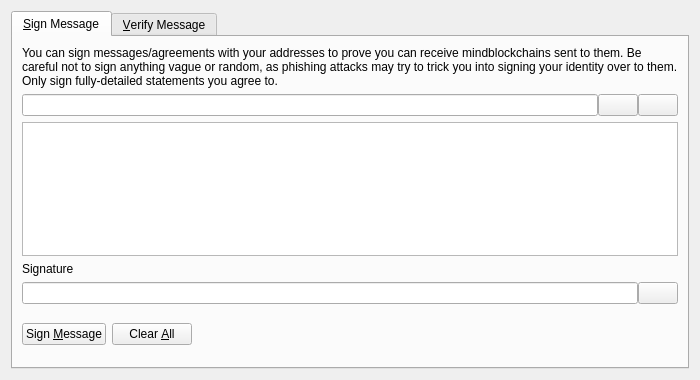
<?xml version="1.0" encoding="UTF-8"?>
<ui version="4.0">
 <class>SignVerifyMessageDialog</class>
 <widget class="QDialog" name="SignVerifyMessageDialog">
  <property name="geometry">
   <rect>
    <x>0</x>
    <y>0</y>
    <width>700</width>
    <height>380</height>
   </rect>
  </property>
  <property name="windowTitle">
   <string>Signatures - Sign / Verify a Message</string>
  </property>
  <property name="modal">
   <bool>true</bool>
  </property>
  <layout class="QVBoxLayout" name="verticalLayout">
   <item>
    <widget class="QTabWidget" name="tabWidget">
     <property name="currentIndex">
      <number>0</number>
     </property>
     <widget class="QWidget" name="tabSignMessage">
      <attribute name="title">
       <string>&amp;Sign Message</string>
      </attribute>
      <layout class="QVBoxLayout" name="verticalLayout_SM">
       <item>
        <widget class="QLabel" name="infoLabel_SM">
         <property name="text">
          <string>You can sign messages/agreements with your addresses to prove you can receive mindblockchains sent to them. Be careful not to sign anything vague or random, as phishing attacks may try to trick you into signing your identity over to them. Only sign fully-detailed statements you agree to.</string>
         </property>
         <property name="textFormat">
          <enum>Qt::PlainText</enum>
         </property>
         <property name="wordWrap">
          <bool>true</bool>
         </property>
        </widget>
       </item>
       <item>
        <layout class="QHBoxLayout" name="horizontalLayout_1_SM">
         <property name="spacing">
          <number>0</number>
         </property>
         <item>
          <widget class="QValidatedLineEdit" name="addressIn_SM">
           <property name="toolTip">
            <string>The Mindblockchain address to sign the message with</string>
           </property>
          </widget>
         </item>
         <item>
          <widget class="QPushButton" name="addressBookButton_SM">
           <property name="toolTip">
            <string>Choose previously used address</string>
           </property>
           <property name="text">
            <string/>
           </property>
           <property name="icon">
            <iconset resource="../bitcoin.qrc">
             <normaloff>:/icons/address-book</normaloff>:/icons/address-book</iconset>
           </property>
           <property name="shortcut">
            <string>Alt+A</string>
           </property>
           <property name="autoDefault">
            <bool>false</bool>
           </property>
          </widget>
         </item>
         <item>
          <widget class="QPushButton" name="pasteButton_SM">
           <property name="toolTip">
            <string>Paste address from clipboard</string>
           </property>
           <property name="text">
            <string/>
           </property>
           <property name="icon">
            <iconset resource="../bitcoin.qrc">
             <normaloff>:/icons/editpaste</normaloff>:/icons/editpaste</iconset>
           </property>
           <property name="shortcut">
            <string>Alt+P</string>
           </property>
           <property name="autoDefault">
            <bool>false</bool>
           </property>
          </widget>
         </item>
        </layout>
       </item>
       <item>
        <widget class="QPlainTextEdit" name="messageIn_SM">
         <property name="toolTip">
          <string>Enter the message you want to sign here</string>
         </property>
        </widget>
       </item>
       <item>
        <widget class="QLabel" name="signatureLabel_SM">
         <property name="text">
          <string>Signature</string>
         </property>
         <property name="textFormat">
          <enum>Qt::PlainText</enum>
         </property>
        </widget>
       </item>
       <item>
        <layout class="QHBoxLayout" name="horizontalLayout_2_SM">
         <property name="spacing">
          <number>0</number>
         </property>
         <item>
          <widget class="QLineEdit" name="signatureOut_SM">
           <property name="font">
            <font>
             <italic>true</italic>
            </font>
           </property>
           <property name="readOnly">
            <bool>true</bool>
           </property>
          </widget>
         </item>
         <item>
          <widget class="QPushButton" name="copySignatureButton_SM">
           <property name="toolTip">
            <string>Copy the current signature to the system clipboard</string>
           </property>
           <property name="text">
            <string/>
           </property>
           <property name="icon">
            <iconset resource="../bitcoin.qrc">
             <normaloff>:/icons/editcopy</normaloff>:/icons/editcopy</iconset>
           </property>
           <property name="autoDefault">
            <bool>false</bool>
           </property>
          </widget>
         </item>
        </layout>
       </item>
       <item>
        <layout class="QHBoxLayout" name="horizontalLayout_3_SM">
         <item>
          <widget class="QPushButton" name="signMessageButton_SM">
           <property name="toolTip">
            <string>Sign the message to prove you own this Mindblockchain address</string>
           </property>
           <property name="text">
            <string>Sign &amp;Message</string>
           </property>
           <property name="icon">
            <iconset resource="../bitcoin.qrc">
             <normaloff>:/icons/edit</normaloff>:/icons/edit</iconset>
           </property>
           <property name="autoDefault">
            <bool>false</bool>
           </property>
          </widget>
         </item>
         <item>
          <widget class="QPushButton" name="clearButton_SM">
           <property name="toolTip">
            <string>Reset all sign message fields</string>
           </property>
           <property name="text">
            <string>Clear &amp;All</string>
           </property>
           <property name="icon">
            <iconset resource="../bitcoin.qrc">
             <normaloff>:/icons/remove</normaloff>:/icons/remove</iconset>
           </property>
           <property name="autoDefault">
            <bool>false</bool>
           </property>
          </widget>
         </item>
         <item>
          <spacer name="horizontalSpacer_1_SM">
           <property name="orientation">
            <enum>Qt::Horizontal</enum>
           </property>
           <property name="sizeHint" stdset="0">
            <size>
             <width>40</width>
             <height>48</height>
            </size>
           </property>
          </spacer>
         </item>
         <item>
          <widget class="QLabel" name="statusLabel_SM">
           <property name="font">
            <font>
             <weight>75</weight>
             <bold>true</bold>
            </font>
           </property>
           <property name="text">
            <string/>
           </property>
           <property name="wordWrap">
            <bool>true</bool>
           </property>
          </widget>
         </item>
         <item>
          <spacer name="horizontalSpacer_2_SM">
           <property name="orientation">
            <enum>Qt::Horizontal</enum>
           </property>
           <property name="sizeHint" stdset="0">
            <size>
             <width>40</width>
             <height>48</height>
            </size>
           </property>
          </spacer>
         </item>
        </layout>
       </item>
      </layout>
     </widget>
     <widget class="QWidget" name="tabVerifyMessage">
      <attribute name="title">
       <string>&amp;Verify Message</string>
      </attribute>
      <layout class="QVBoxLayout" name="verticalLayout_VM">
       <item>
        <widget class="QLabel" name="infoLabel_VM">
         <property name="text">
          <string>Enter the receiver's address, message (ensure you copy line breaks, spaces, tabs, etc. exactly) and signature below to verify the message. Be careful not to read more into the signature than what is in the signed message itself, to avoid being tricked by a man-in-the-middle attack. Note that this only proves the signing party receives with the address, it cannot prove sendership of any transaction!</string>
         </property>
         <property name="textFormat">
          <enum>Qt::PlainText</enum>
         </property>
         <property name="alignment">
          <set>Qt::AlignLeading|Qt::AlignLeft|Qt::AlignTop</set>
         </property>
         <property name="wordWrap">
          <bool>true</bool>
         </property>
        </widget>
       </item>
       <item>
        <layout class="QHBoxLayout" name="horizontalLayout_1_VM">
         <property name="spacing">
          <number>0</number>
         </property>
         <item>
          <widget class="QValidatedLineEdit" name="addressIn_VM">
           <property name="toolTip">
            <string>The Mindblockchain address the message was signed with</string>
           </property>
          </widget>
         </item>
         <item>
          <widget class="QPushButton" name="addressBookButton_VM">
           <property name="toolTip">
            <string>Choose previously used address</string>
           </property>
           <property name="text">
            <string/>
           </property>
           <property name="icon">
            <iconset resource="../bitcoin.qrc">
             <normaloff>:/icons/address-book</normaloff>:/icons/address-book</iconset>
           </property>
           <property name="shortcut">
            <string>Alt+A</string>
           </property>
           <property name="autoDefault">
            <bool>false</bool>
           </property>
          </widget>
         </item>
        </layout>
       </item>
       <item>
        <widget class="QPlainTextEdit" name="messageIn_VM"/>
       </item>
       <item>
        <widget class="QValidatedLineEdit" name="signatureIn_VM"/>
       </item>
       <item>
        <layout class="QHBoxLayout" name="horizontalLayout_2_VM">
         <item>
          <widget class="QPushButton" name="verifyMessageButton_VM">
           <property name="toolTip">
            <string>Verify the message to ensure it was signed with the specified Mindblockchain address</string>
           </property>
           <property name="text">
            <string>Verify &amp;Message</string>
           </property>
           <property name="icon">
            <iconset resource="../bitcoin.qrc">
             <normaloff>:/icons/transaction_0</normaloff>:/icons/transaction_0</iconset>
           </property>
           <property name="autoDefault">
            <bool>false</bool>
           </property>
          </widget>
         </item>
         <item>
          <widget class="QPushButton" name="clearButton_VM">
           <property name="toolTip">
            <string>Reset all verify message fields</string>
           </property>
           <property name="text">
            <string>Clear &amp;All</string>
           </property>
           <property name="icon">
            <iconset resource="../bitcoin.qrc">
             <normaloff>:/icons/remove</normaloff>:/icons/remove</iconset>
           </property>
           <property name="autoDefault">
            <bool>false</bool>
           </property>
          </widget>
         </item>
         <item>
          <spacer name="horizontalSpacer_1_VM">
           <property name="orientation">
            <enum>Qt::Horizontal</enum>
           </property>
           <property name="sizeHint" stdset="0">
            <size>
             <width>40</width>
             <height>48</height>
            </size>
           </property>
          </spacer>
         </item>
         <item>
          <widget class="QLabel" name="statusLabel_VM">
           <property name="font">
            <font>
             <weight>75</weight>
             <bold>true</bold>
            </font>
           </property>
           <property name="text">
            <string/>
           </property>
           <property name="wordWrap">
            <bool>true</bool>
           </property>
          </widget>
         </item>
         <item>
          <spacer name="horizontalSpacer_2_VM">
           <property name="orientation">
            <enum>Qt::Horizontal</enum>
           </property>
           <property name="sizeHint" stdset="0">
            <size>
             <width>40</width>
             <height>48</height>
            </size>
           </property>
          </spacer>
         </item>
        </layout>
       </item>
      </layout>
     </widget>
    </widget>
   </item>
  </layout>
 </widget>
 <customwidgets>
  <customwidget>
   <class>QValidatedLineEdit</class>
   <extends>QLineEdit</extends>
   <header>qt/qvalidatedlineedit.h</header>
  </customwidget>
 </customwidgets>
 <resources>
  <include location="../bitcoin.qrc"/>
 </resources>
 <connections/>
</ui>
